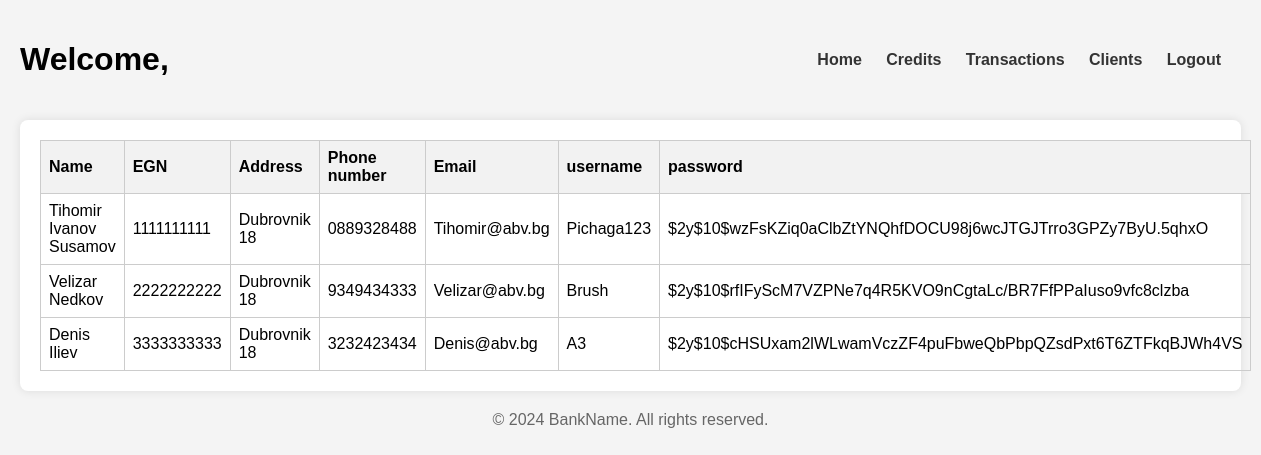
Page /Profile.php on the committed database.
### tables this page shows
CREATE TABLE `client` (
  `Name` varchar(50) NOT NULL,
  `EGN` varchar(10) NOT NULL,
  `Address` varchar(50) NOT NULL,
  `Phone_number` varchar(10) NOT NULL,
  `Email` varchar(50) NOT NULL,
  `username` varchar(50) NOT NULL,
  `password` text NOT NULL
);

### Profile.php (the view, shortened to what this page needs)
<?php
include("User_Acc_Info.php");
?>
<!DOCTYPE html>
<html lang="en">
<head>
    <link rel="stylesheet" href="Style\styles.css">
</head>
<body>
    <div class="container">
        <header>
            <h1>Welcome, <?php echo $name?></h1>
            <nav>
                <ul>
                    <li><a href="index.php">Home</a></li>
                    <li><a href="Credits.php">Credits</a></li>
                    <li><a href="Transactions.php">Transactions</a></li>
                    <li><a href="#"><?php echo (isset($currAccAmount)) ? 'Profile' : 'Clients'; ?></a></li>
                    <li><a href="LOGIN.php">Logout</a></li>
                </ul>
            </nav>
        </header>
        <main>
        <?php if(isset($currAccAmount)) { ?>
            <section class="profile-info">
                <h2>User Information</h2>
                <form action="#" method="post" style="display: flex; gap: 30px">
                <div style="display: inline-flex; flex-direction: column;">
                    <input style="margin-top: 8px" type="text" required name="newName" value="<?php echo $name ?>"/>
                    <input style="margin-top: 8px" type="email" required name="newEmail" value="<?php echo $email ?>"/>
                    <input style="margin-top: 8px" type="text" required name="newAddress" value="<?php echo $address ?>"/>
                    <input style="margin-top: 8px" type="tel" pattern="[0-9]{10}" required name="newPhone_number" value="<?php echo $phone_number ?>"/>
                </div>
                <div style="display: inline-flex; flex-direction: column; gap: 10px">
                    <button class="submit" style="margin-top: 8px" type="submit" name="editUserInfo">Save</button>
                    <button class="delete" type="submit" name="deleteUser">Delete Account</button>
                </div>
                </form>
            </section>
        <?php }
        else { ?>
        <section class="transactions">
            <table>
                <thead>
                <tr>
                    <th>Name</th>
                    <th>EGN</th>
                    <th>Address</th>
                    <th>Phone number</th>
                    <th>Email</th>
                    <th>username</th>
                    <th>password</th>
                </tr>
                </thead>
                <tbody>
                <tr>
                    <?php
                    $result = mysqli_query($conn, "SELECT * FROM client");
                    if($result) {
                        while($row = mysqli_fetch_assoc($result)){
                            ?>
                                <td><?php echo $row ['Name'];?></td>
                                <td><?php echo $row ['EGN'];?></td>
                                <td><?php echo $row ['Address'];?></td>
                                <td><?php echo $row ['Phone_number'];?></td>
                                <td><?php echo $row ['Email'];?></td>
                                <td><?php echo $row ['username'];?></td>
                                <td><?php echo $row ['password'];?></td>
                            </tr>
                        <?php
                        }
                    }
                            else echo"Error";
                    }
                    ?>
                </tbody>
            </table>
        </section>
        </main>
            <footer>
                <p>&copy; 2024 BankName. All rights reserved.</p>
            </footer>
    </div>
</body>
</html>

### Style/styles.css (style rules this page uses)
body { font-family: Arial, sans-serif; margin: 0; padding: 0; background-color: #f4f4f4; }
.container { max-width: 1400px; margin: 0 auto; padding: 20px; }
header { display: flex; justify-content: space-between; align-items: center; margin-bottom: 20px; }
nav ul { list-style-type: none; padding: 0; margin: 0; }
nav ul li { display: inline; margin-right: 20px; }
nav ul li a { text-decoration: none; color: #333; font-weight: bold; }
main { background-color: #fff; padding: 20px; border-radius: 8px; box-shadow: 0 0 10px rgba(0, 0, 0, 0.1); }
.transactions table { width: 100%; border-collapse: collapse; }
.transactions th, .transactions td { border: 1px solid #ccc; padding: 8px; text-align: left; }
.transactions th { background-color: #f2f2f2; }
footer { margin-top: 20px; text-align: center; color: #666; }

### rows in the picture
client: Name "Tihomir Ivanov Susamov", EGN "1111111111", Address "Dubrovnik 18", Phone_number "0889328488", Email "Tihomir@abv.bg", username "Pichaga123", password "$2y$10$wzFsKZiq0aClbZtYNQhfDOCU98j6wcJTGJTrro3GPZy7ByU.5qhxO"
client: Name "Velizar Nedkov", EGN "2222222222", Address "Dubrovnik 18", Phone_number "9349434333", Email "Velizar@abv.bg", username "Brush", password "$2y$10$rfIFyScM7VZPNe7q4R5KVO9nCgtaLc/BR7FfPPaIuso9vfc8clzba"
client: Name "Denis Iliev", EGN "3333333333", Address "Dubrovnik 18", Phone_number "3232423434", Email "Denis@abv.bg", username "A3", password "$2y$10$cHSUxam2lWLwamVczZF4puFbweQbPbpQZsdPxt6T6ZTFkqBJWh4VS"
